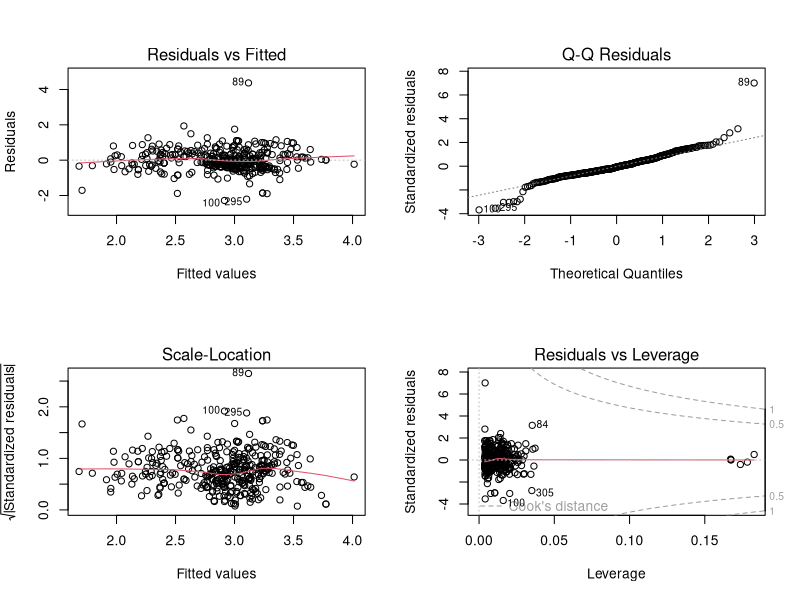
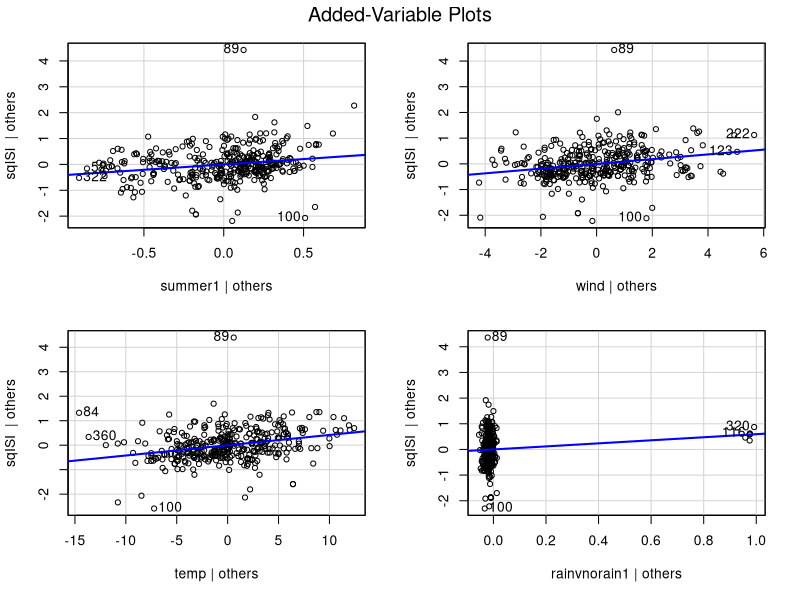
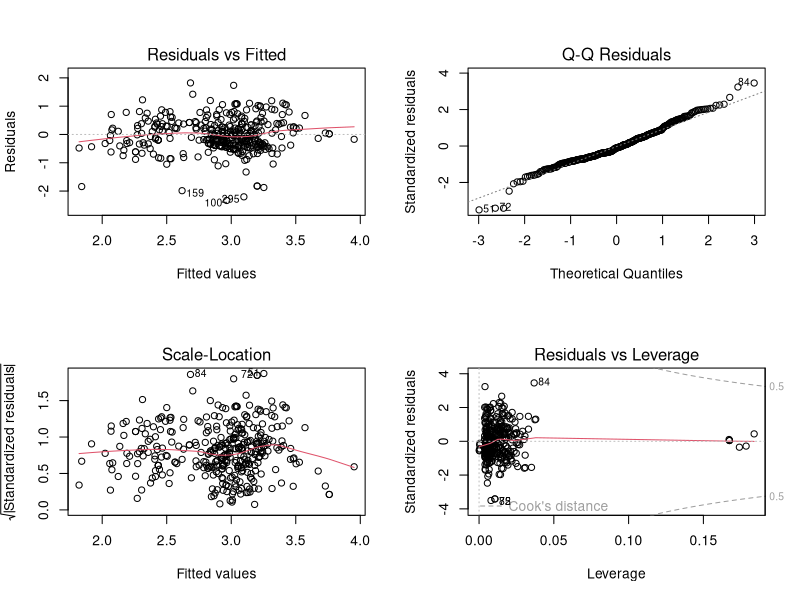
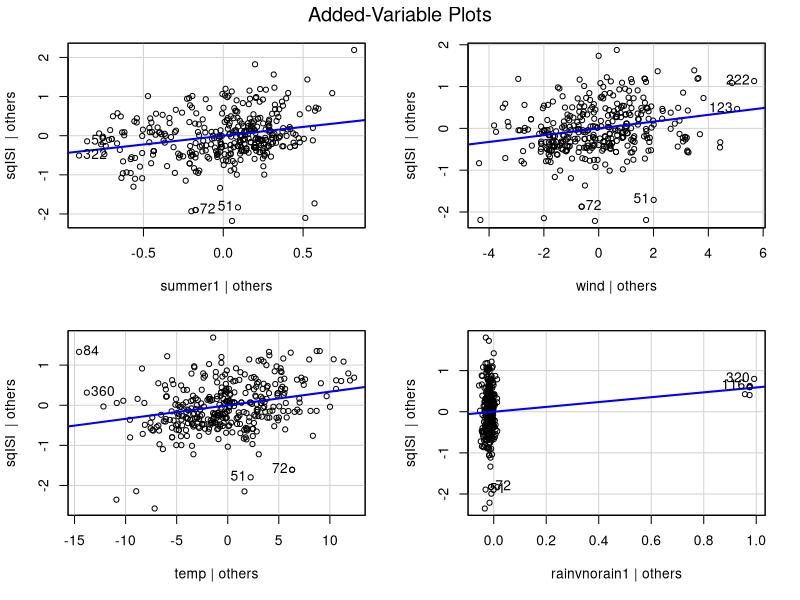
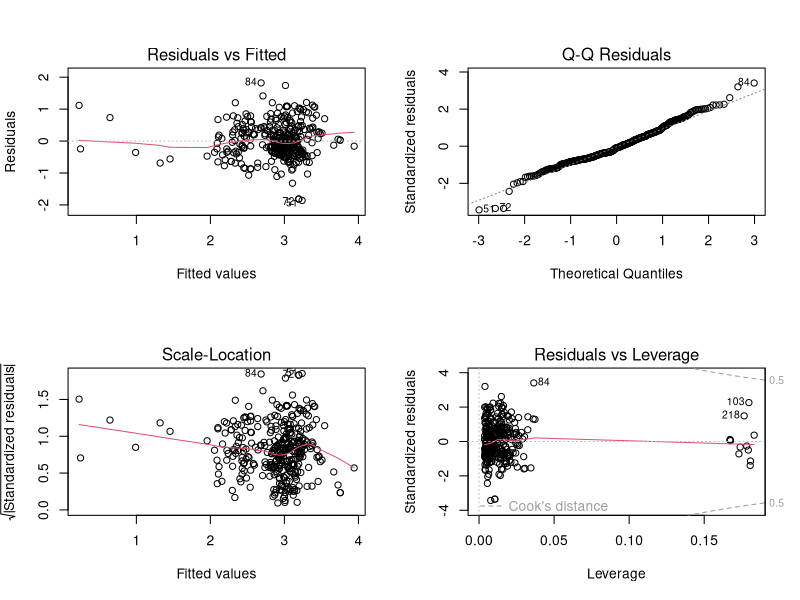
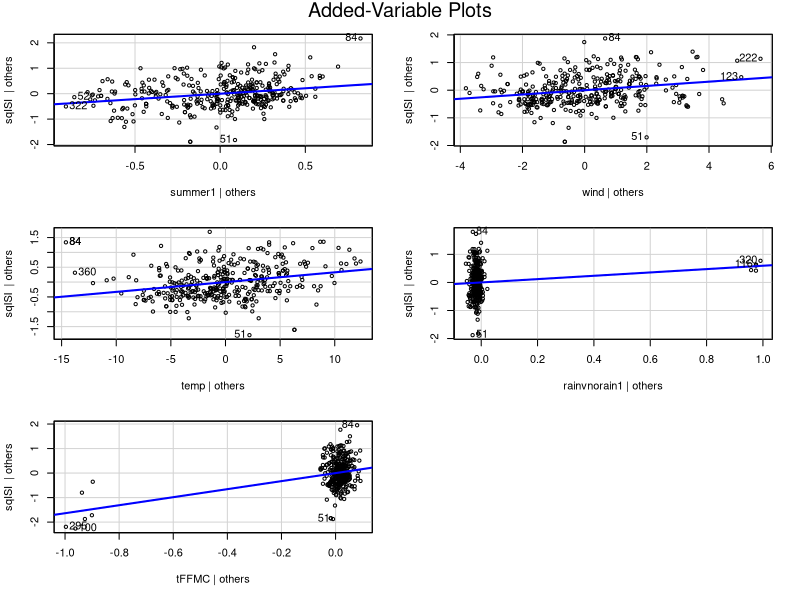
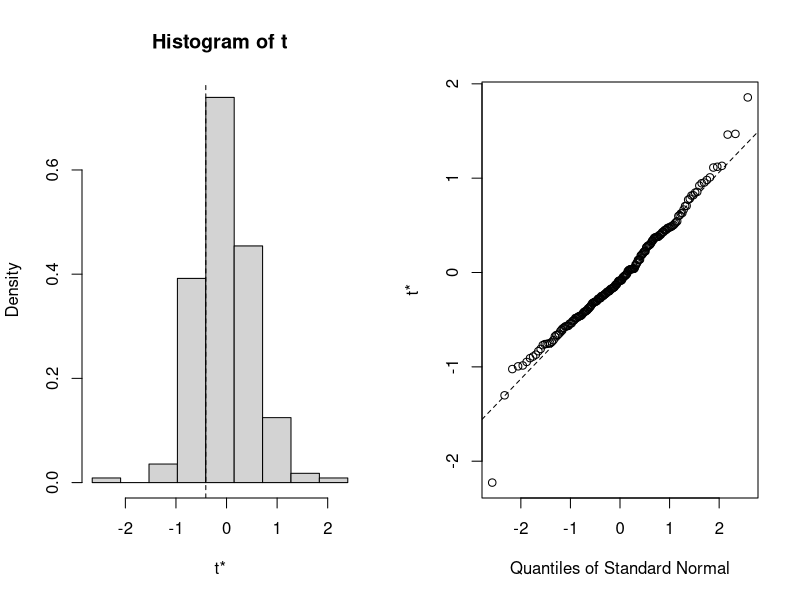

The R source for these figures, in order: (Note: this script raises an error after producing the figures.)
#--------------------------------------------
#
#     Models we're considering 
#
#--------------------------------------------


#Read in data
setwd("~/Desktop/github/LM_Project/data")
train = data.frame(read.csv("data/train.csv"))

#transform ISI 
train$sqISI = sqrt(train$ISI)

#weights for FFMC 
train$tFFMC = ifelse(train$FFMC<80, 0, 1)

#cast as factors 
train$wkd = as.factor(train$wkd)
train$summer = as.factor(train$summer)
train$rainvnorain = as.factor(train$rainvnorain)
train$grid_group = as.factor(train$grid_group)


#No FFMC model
m1 = lm(sqISI ~ summer + wind + temp + rainvnorain 
        #,data = train[-89,])
       ,data = train)
par(mfrow = c(2,2));plot(m1)
car::avPlots(m1)
summary(m1)

#Weighted FFMC model
library(dplyr)
train2 = data.frame(train %>% group_by(tFFMC) %>% mutate(weight = n()))
m2 = lm(sqISI ~ summer + wind + temp + rainvnorain
        ,weights = weight
        ,data = train2[-89,])
          #,data = train)
par(mfrow = c(2,2));plot(m2)
car::avPlots(m2)
summary(m2)

#tFFMC as covariate model
m3 = lm(sqISI ~ summer + wind + temp + rainvnorain + tFFMC
        ,data = train[-89,])
        #,data = train)
par(mfrow = c(2,2));plot(m3)
car::avPlots(m3)
summary(m3)

#########
# Dear team,
# note error happens in lm whenever one of the factors is only 1 level
# i.e. all of the sampled values are in the summer, or all no_rain.
# As such, whenever this happens, we have to resample the bootstrap
# leading to a small bias.
# Note we have to reroll when all the sampled records have a factor with only 1 level
# -Aaron
#########

#--------------------------------------------
# Bootstrapping
# Citation https://www.statmethods.net/advstats/bootstrapping.html
#--------------------------------------------
library(boot)



residualStat <- function(formula, data, indices) { # private function for boot to get the residuals
  dfBoot <- data[indices,] 
  m <- lm(formula, data=dfBoot)
  return(summary(m)$residuals)
}
betaStat <- function(formula, data, indices) { # private function for boot to get the coefficients
  dfBoot <- data[indices,] # allows boot to select sample 
  fit <- lm(formula, data=dfBoot) # fit the model based on bootstrapped records
  return(coef(fit)) # get coeficients
} 

# residual bootstraps
resultsM1 <- boot(data=train[-89,], statistic=residualStat, R=200, formula= sqISI ~ summer + wind + temp + rainvnorain)
plot(resultsM1)
resultsM2 <- boot(data=train2[-89,], statistic=residualStat, R=200, formula=sqISI ~ summer + wind + temp + rainvnorain)
plot(resultsM2)
resultsM3 <- boot(data=train[-89,], statistic=residualStat, R=200, formula=sqISI ~ summer + wind + temp + rainvnorain + tFFMC)
plot(resultsM3)

# Beta bootstraps
resultsM1B <- boot(data=train[-89,], statistic=betaStat, R=400, formula= sqISI ~ summer + wind + temp + rainvnorain)
plot(resultsM1B, index=1) # intercept 
plot(resultsM1B, index=2) # summer 
plot(resultsM1B, index=3) # wind 
plot(resultsM1B, index=4) # temp 
plot(resultsM1B, index=5) # rainvnorain 

resultsM2B <- boot(data=train2[-89,], statistic=betaStat, R=400, formula=sqISI ~ summer + wind + temp + rainvnorain)
plot(resultsM2B, index=1) # intercept 
plot(resultsM2B, index=2) # summer 
plot(resultsM2B, index=3) # wind 
plot(resultsM2B, index=4) # temp 
plot(resultsM2B, index=5) # rainvnorain


resultsM3B <- boot(data=train[-89,], statistic=betaStat, R=400, formula=sqISI ~ summer + wind + temp + rainvnorain + tFFMC)
plot(resultsM3B, index=1) # intercept 
plot(resultsM3B, index=2) # summer 
plot(resultsM3B, index=3) # wind 
plot(resultsM3B, index=4) # temp 
plot(resultsM3B, index=5) # rainvnorain
plot(resultsM3B, index=6) # tFFMC
